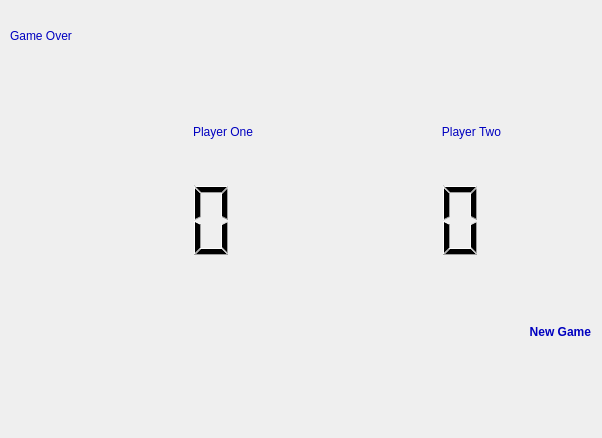
<?xml version="1.0" encoding="UTF-8"?>
<ui version="4.0">
 <class>Qube</class>
 <widget class="QStackedWidget" name="Qube">
  <property name="geometry">
   <rect>
    <x>0</x>
    <y>0</y>
    <width>602</width>
    <height>438</height>
   </rect>
  </property>
  <property name="windowTitle">
   <string>StackedWidget</string>
  </property>
  <property name="styleSheet">
   <string notr="true">QLabel[Ueberschrift=&quot;true&quot;]{
	font-size: 18px;
	font-weight: bold;
	color: #0000C0;}
QLabel{border-radius: 8px;
	color: #0000C0;}
QLabel[isRed=&quot;true&quot;]{background-color: #f44336;}
QLabel[isBlue=&quot;true&quot;]{background-color: #008CBA;}
QLabel[isGreen=&quot;true&quot;]{background-color: #4CAF50;}
QLabel[isYellow=&quot;true&quot;]{background-color: #FFFF66;}
QLCDNumber{border: 8px;}
QPushButton{
	padding:0;
	margin: 0;
	font-size: 14px;
	border: 1px solid #6AA9DD;
	background-color: rgb(158, 184, 243);
	color:rgb(22, 22, 22);
	border-radius: 5px}
QPushButton[Farbe=&quot;Rot&quot;] {background-color:rgb(255, 43, 46)}
QPushButton[Farbe=&quot;Gruen&quot;] {background-color:rgb(42, 103, 41)}
QPushButton[Farbe=&quot;Blau&quot;] {background-color:rgb(43, 110, 255)}
QPushButton[Farbe=&quot;Weiss&quot;] {background-color:rgb(255, 255, 255)}

QLabel[Ueberschrift2]{font-weight:bold}
</string>
  </property>
  <property name="currentIndex">
   <number>4</number>
  </property>
  <widget class="QWidget" name="home_view">
   <widget class="QLabel" name="main_picture">
    <property name="geometry">
     <rect>
      <x>150</x>
      <y>10</y>
      <width>300</width>
      <height>300</height>
     </rect>
    </property>
    <property name="text">
     <string/>
    </property>
    <property name="pixmap">
     <pixmap>pictures/Logo_Qube.png</pixmap>
    </property>
    <property name="alignment">
     <set>Qt::AlignHCenter|Qt::AlignTop</set>
    </property>
   </widget>
   <widget class="QWidget" name="gridLayoutWidget_6">
    <property name="geometry">
     <rect>
      <x>10</x>
      <y>300</y>
      <width>581</width>
      <height>131</height>
     </rect>
    </property>
    <layout class="QGridLayout" name="player_layout_3">
     <item row="0" column="1" colspan="4">
      <widget class="QLabel" name="choose_player_label">
       <property name="styleSheet">
        <string notr="true">font-weight:bold</string>
       </property>
       <property name="text">
        <string>Choose Player</string>
       </property>
       <property name="alignment">
        <set>Qt::AlignCenter</set>
       </property>
      </widget>
     </item>
     <item row="4" column="0">
      <spacer name="horizontalSpacer">
       <property name="orientation">
        <enum>Qt::Horizontal</enum>
       </property>
       <property name="sizeHint" stdset="0">
        <size>
         <width>40</width>
         <height>20</height>
        </size>
       </property>
      </spacer>
     </item>
     <item row="4" column="5">
      <spacer name="horizontalSpacer_2">
       <property name="orientation">
        <enum>Qt::Horizontal</enum>
       </property>
       <property name="sizeHint" stdset="0">
        <size>
         <width>40</width>
         <height>20</height>
        </size>
       </property>
      </spacer>
     </item>
     <item row="4" column="2">
      <widget class="QLabel" name="one_player_label">
       <property name="text">
        <string/>
       </property>
       <property name="pixmap">
        <pixmap>pictures/one_player_2.png</pixmap>
       </property>
      </widget>
     </item>
     <item row="4" column="3">
      <widget class="QLabel" name="two_player_label">
       <property name="text">
        <string/>
       </property>
       <property name="pixmap">
        <pixmap>pictures/two_players_2.png</pixmap>
       </property>
      </widget>
     </item>
    </layout>
   </widget>
  </widget>
  <widget class="QWidget" name="questionary_view">
   <widget class="QWidget" name="gridLayoutWidget">
    <property name="geometry">
     <rect>
      <x>70</x>
      <y>100</y>
      <width>451</width>
      <height>171</height>
     </rect>
    </property>
    <layout class="QGridLayout" name="gridLayout">
     <item row="0" column="0">
      <widget class="QLabel" name="questionary_one_label">
       <property name="styleSheet">
        <string notr="true"/>
       </property>
       <property name="frameShape">
        <enum>QFrame::WinPanel</enum>
       </property>
       <property name="frameShadow">
        <enum>QFrame::Plain</enum>
       </property>
       <property name="text">
        <string>Questionary One</string>
       </property>
       <property name="alignment">
        <set>Qt::AlignCenter</set>
       </property>
       <property name="isRed" stdset="0">
        <bool>true</bool>
       </property>
      </widget>
     </item>
     <item row="2" column="0">
      <widget class="QLabel" name="questionary_two_label">
       <property name="styleSheet">
        <string notr="true"/>
       </property>
       <property name="frameShape">
        <enum>QFrame::WinPanel</enum>
       </property>
       <property name="text">
        <string>Questionary Two</string>
       </property>
       <property name="alignment">
        <set>Qt::AlignCenter</set>
       </property>
       <property name="isGreen" stdset="0">
        <bool>true</bool>
       </property>
      </widget>
     </item>
     <item row="2" column="1">
      <widget class="QLabel" name="questionary_four_label">
       <property name="styleSheet">
        <string notr="true"/>
       </property>
       <property name="frameShape">
        <enum>QFrame::Box</enum>
       </property>
       <property name="text">
        <string>Questionary Four</string>
       </property>
       <property name="alignment">
        <set>Qt::AlignCenter</set>
       </property>
       <property name="isYellow" stdset="0">
        <bool>true</bool>
       </property>
      </widget>
     </item>
     <item row="0" column="1">
      <widget class="QLabel" name="questionary_three_label">
       <property name="styleSheet">
        <string notr="true"/>
       </property>
       <property name="frameShape">
        <enum>QFrame::WinPanel</enum>
       </property>
       <property name="text">
        <string>Questionary Three</string>
       </property>
       <property name="alignment">
        <set>Qt::AlignCenter</set>
       </property>
       <property name="isBlue" stdset="0">
        <bool>true</bool>
       </property>
      </widget>
     </item>
    </layout>
   </widget>
   <widget class="QWidget" name="horizontalLayoutWidget_2">
    <property name="geometry">
     <rect>
      <x>10</x>
      <y>20</y>
      <width>581</width>
      <height>31</height>
     </rect>
    </property>
    <layout class="QHBoxLayout" name="horizontalLayout_4">
     <item>
      <widget class="QLabel" name="questionary_title">
       <property name="text">
        <string>Choose Questionary</string>
       </property>
       <property name="Ueberschrift" stdset="0">
        <bool>true</bool>
       </property>
      </widget>
     </item>
     <item>
      <spacer name="horizontalSpacer_5">
       <property name="orientation">
        <enum>Qt::Horizontal</enum>
       </property>
       <property name="sizeHint" stdset="0">
        <size>
         <width>40</width>
         <height>20</height>
        </size>
       </property>
      </spacer>
     </item>
     <item>
      <widget class="QLabel" name="questionary_page_count_label">
       <property name="styleSheet">
        <string notr="true">font-weight:bold;
font-size:18px;</string>
       </property>
       <property name="text">
        <string>1/4</string>
       </property>
      </widget>
     </item>
    </layout>
   </widget>
   <widget class="QLabel" name="continue_arrow_label">
    <property name="geometry">
     <rect>
      <x>70</x>
      <y>330</y>
      <width>156</width>
      <height>88</height>
     </rect>
    </property>
    <property name="text">
     <string/>
    </property>
    <property name="pixmap">
     <pixmap>../Documents/QTProjects/QubeProject/Qube/Fotos Qube/pfeil_right.png</pixmap>
    </property>
    <property name="alignment">
     <set>Qt::AlignCenter</set>
    </property>
   </widget>
   <widget class="QWidget" name="gridLayoutWidget_7">
    <property name="geometry">
     <rect>
      <x>10</x>
      <y>300</y>
      <width>581</width>
      <height>131</height>
     </rect>
    </property>
    <layout class="QGridLayout" name="player_layout_4">
     <item row="5" column="1">
      <widget class="QLabel" name="questionary_continue_label">
       <property name="autoFillBackground">
        <bool>false</bool>
       </property>
       <property name="text">
        <string/>
       </property>
       <property name="pixmap">
        <pixmap>pictures/btSchwarz_2.png</pixmap>
       </property>
       <property name="scaledContents">
        <bool>false</bool>
       </property>
       <property name="alignment">
        <set>Qt::AlignRight|Qt::AlignTrailing|Qt::AlignVCenter</set>
       </property>
      </widget>
     </item>
     <item row="3" column="1">
      <widget class="QLabel" name="label_46">
       <property name="font">
        <font>
         <weight>75</weight>
         <bold>true</bold>
        </font>
       </property>
       <property name="styleSheet">
        <string notr="true"/>
       </property>
       <property name="text">
        <string>Continue</string>
       </property>
       <property name="alignment">
        <set>Qt::AlignCenter</set>
       </property>
      </widget>
     </item>
     <item row="3" column="0">
      <spacer name="horizontalSpacer_9">
       <property name="orientation">
        <enum>Qt::Horizontal</enum>
       </property>
       <property name="sizeHint" stdset="0">
        <size>
         <width>40</width>
         <height>20</height>
        </size>
       </property>
      </spacer>
     </item>
    </layout>
   </widget>
  </widget>
  <widget class="QWidget" name="introduction_view">
   <widget class="QWidget" name="gridLayoutWidget_8">
    <property name="geometry">
     <rect>
      <x>10</x>
      <y>280</y>
      <width>581</width>
      <height>157</height>
     </rect>
    </property>
    <layout class="QGridLayout" name="player_layout_5">
     <item row="8" column="1">
      <widget class="QLabel" name="introduction_continue_label">
       <property name="autoFillBackground">
        <bool>false</bool>
       </property>
       <property name="text">
        <string/>
       </property>
       <property name="pixmap">
        <pixmap>pictures/btSchwarz_2.png</pixmap>
       </property>
       <property name="scaledContents">
        <bool>false</bool>
       </property>
       <property name="alignment">
        <set>Qt::AlignRight|Qt::AlignTrailing|Qt::AlignVCenter</set>
       </property>
      </widget>
     </item>
     <item row="3" column="1">
      <widget class="QLabel" name="label_98">
       <property name="font">
        <font>
         <weight>75</weight>
         <bold>true</bold>
        </font>
       </property>
       <property name="styleSheet">
        <string notr="true"/>
       </property>
       <property name="text">
        <string>Continue</string>
       </property>
       <property name="alignment">
        <set>Qt::AlignCenter</set>
       </property>
      </widget>
     </item>
     <item row="3" column="0">
      <spacer name="horizontalSpacer_10">
       <property name="orientation">
        <enum>Qt::Horizontal</enum>
       </property>
       <property name="sizeHint" stdset="0">
        <size>
         <width>40</width>
         <height>20</height>
        </size>
       </property>
      </spacer>
     </item>
    </layout>
   </widget>
   <widget class="QWidget" name="layoutWidget">
    <property name="geometry">
     <rect>
      <x>10</x>
      <y>20</y>
      <width>370</width>
      <height>236</height>
     </rect>
    </property>
    <layout class="QVBoxLayout" name="verticalLayout_3">
     <item>
      <layout class="QHBoxLayout" name="horizontalLayout_5">
       <item>
        <widget class="QLabel" name="introduction_title_label">
         <property name="text">
          <string>Get Ready...</string>
         </property>
         <property name="Ueberschrift" stdset="0">
          <bool>true</bool>
         </property>
        </widget>
       </item>
       <item>
        <spacer name="horizontalSpacer_3">
         <property name="orientation">
          <enum>Qt::Horizontal</enum>
         </property>
         <property name="sizeHint" stdset="0">
          <size>
           <width>40</width>
           <height>20</height>
          </size>
         </property>
        </spacer>
       </item>
      </layout>
     </item>
     <item>
      <spacer name="verticalSpacer_3">
       <property name="orientation">
        <enum>Qt::Vertical</enum>
       </property>
       <property name="sizeHint" stdset="0">
        <size>
         <width>20</width>
         <height>40</height>
        </size>
       </property>
      </spacer>
     </item>
     <item>
      <spacer name="verticalSpacer_2">
       <property name="orientation">
        <enum>Qt::Vertical</enum>
       </property>
       <property name="sizeHint" stdset="0">
        <size>
         <width>20</width>
         <height>40</height>
        </size>
       </property>
      </spacer>
     </item>
     <item>
      <spacer name="verticalSpacer">
       <property name="orientation">
        <enum>Qt::Vertical</enum>
       </property>
       <property name="sizeHint" stdset="0">
        <size>
         <width>20</width>
         <height>40</height>
        </size>
       </property>
      </spacer>
     </item>
     <item>
      <layout class="QVBoxLayout" name="verticalLayout_2">
       <item>
        <widget class="QLabel" name="label">
         <property name="text">
          <string>1. Read Question.</string>
         </property>
        </widget>
       </item>
       <item>
        <widget class="QLabel" name="label_2">
         <property name="text">
          <string>2. Press Buzzer.</string>
         </property>
        </widget>
       </item>
       <item>
        <widget class="QLabel" name="label_4">
         <property name="text">
          <string>3. You have 3 sec for answering.</string>
         </property>
        </widget>
       </item>
       <item>
        <widget class="QLabel" name="label_3">
         <property name="text">
          <string>4. To answer use one of the Buttons shown next.</string>
         </property>
        </widget>
       </item>
       <item>
        <widget class="QLabel" name="label_9">
         <property name="text">
          <string>5. For correct answer you get 1 point.</string>
         </property>
        </widget>
       </item>
       <item>
        <widget class="QLabel" name="label_10">
         <property name="text">
          <string>6.Answering wrong your adversary's turn.</string>
         </property>
        </widget>
       </item>
      </layout>
     </item>
    </layout>
   </widget>
   <widget class="QWidget" name="layoutWidget">
    <property name="geometry">
     <rect>
      <x>380</x>
      <y>90</y>
      <width>271</width>
      <height>171</height>
     </rect>
    </property>
    <layout class="QVBoxLayout" name="verticalLayout">
     <item>
      <layout class="QHBoxLayout" name="horizontalLayout">
       <item>
        <widget class="QLabel" name="label_7">
         <property name="text">
          <string/>
         </property>
         <property name="pixmap">
          <pixmap>pictures/btRot.png</pixmap>
         </property>
        </widget>
       </item>
       <item>
        <widget class="QLabel" name="label_8">
         <property name="text">
          <string/>
         </property>
         <property name="pixmap">
          <pixmap>pictures/btBlau.png</pixmap>
         </property>
        </widget>
       </item>
      </layout>
     </item>
     <item>
      <layout class="QHBoxLayout" name="horizontalLayout_2">
       <item>
        <widget class="QLabel" name="label_5">
         <property name="text">
          <string/>
         </property>
         <property name="pixmap">
          <pixmap>pictures/btGruen.png</pixmap>
         </property>
        </widget>
       </item>
       <item>
        <widget class="QLabel" name="label_6">
         <property name="text">
          <string/>
         </property>
         <property name="pixmap">
          <pixmap>pictures/btGelb.png</pixmap>
         </property>
        </widget>
       </item>
      </layout>
     </item>
    </layout>
   </widget>
  </widget>
  <widget class="QWidget" name="question_view">
   <widget class="QWidget" name="gridLayoutWidget_3">
    <property name="geometry">
     <rect>
      <x>60</x>
      <y>120</y>
      <width>481</width>
      <height>151</height>
     </rect>
    </property>
    <layout class="QGridLayout" name="answer_grid_layout">
     <item row="0" column="1">
      <widget class="QLabel" name="blue_answer_label">
       <property name="styleSheet">
        <string notr="true"/>
       </property>
       <property name="frameShape">
        <enum>QFrame::WinPanel</enum>
       </property>
       <property name="lineWidth">
        <number>1</number>
       </property>
       <property name="text">
        <string>Anwer 3</string>
       </property>
       <property name="textFormat">
        <enum>Qt::AutoText</enum>
       </property>
       <property name="scaledContents">
        <bool>true</bool>
       </property>
       <property name="alignment">
        <set>Qt::AlignCenter</set>
       </property>
       <property name="wordWrap">
        <bool>true</bool>
       </property>
       <property name="isBlue" stdset="0">
        <bool>true</bool>
       </property>
      </widget>
     </item>
     <item row="1" column="1">
      <widget class="QLabel" name="yellow_answer_label">
       <property name="styleSheet">
        <string notr="true"/>
       </property>
       <property name="frameShape">
        <enum>QFrame::Box</enum>
       </property>
       <property name="text">
        <string>Anwer 4</string>
       </property>
       <property name="scaledContents">
        <bool>true</bool>
       </property>
       <property name="alignment">
        <set>Qt::AlignCenter</set>
       </property>
       <property name="isYellow" stdset="0">
        <bool>true</bool>
       </property>
      </widget>
     </item>
     <item row="1" column="0">
      <widget class="QLabel" name="green_answer_label">
       <property name="styleSheet">
        <string notr="true"/>
       </property>
       <property name="frameShape">
        <enum>QFrame::WinPanel</enum>
       </property>
       <property name="text">
        <string>Anwer 4</string>
       </property>
       <property name="alignment">
        <set>Qt::AlignCenter</set>
       </property>
       <property name="isGreen" stdset="0">
        <bool>true</bool>
       </property>
      </widget>
     </item>
     <item row="0" column="0">
      <widget class="QLabel" name="red_answer_label">
       <property name="styleSheet">
        <string notr="true"/>
       </property>
       <property name="frameShape">
        <enum>QFrame::WinPanel</enum>
       </property>
       <property name="frameShadow">
        <enum>QFrame::Plain</enum>
       </property>
       <property name="text">
        <string>Anwer 1</string>
       </property>
       <property name="alignment">
        <set>Qt::AlignCenter</set>
       </property>
       <property name="wordWrap">
        <bool>true</bool>
       </property>
       <property name="isRed" stdset="0">
        <bool>true</bool>
       </property>
      </widget>
     </item>
    </layout>
   </widget>
   <widget class="QWidget" name="gridLayoutWidget_4">
    <property name="geometry">
     <rect>
      <x>10</x>
      <y>300</y>
      <width>581</width>
      <height>131</height>
     </rect>
    </property>
    <layout class="QGridLayout" name="player_layout">
     <item row="5" column="2">
      <widget class="QLabel" name="next_question_label">
       <property name="autoFillBackground">
        <bool>false</bool>
       </property>
       <property name="text">
        <string/>
       </property>
       <property name="pixmap">
        <pixmap>pictures/btSchwarz_2.png</pixmap>
       </property>
       <property name="scaledContents">
        <bool>false</bool>
       </property>
       <property name="alignment">
        <set>Qt::AlignRight|Qt::AlignTrailing|Qt::AlignVCenter</set>
       </property>
       <property name="margin">
        <number>0</number>
       </property>
       <property name="indent">
        <number>-1</number>
       </property>
      </widget>
     </item>
     <item row="3" column="0">
      <widget class="QLabel" name="player_one_label">
       <property name="text">
        <string>Player One</string>
       </property>
       <property name="alignment">
        <set>Qt::AlignRight|Qt::AlignTrailing|Qt::AlignVCenter</set>
       </property>
      </widget>
     </item>
     <item row="3" column="1">
      <widget class="QLabel" name="player_two_label">
       <property name="text">
        <string>Player Two</string>
       </property>
       <property name="alignment">
        <set>Qt::AlignRight|Qt::AlignTrailing|Qt::AlignVCenter</set>
       </property>
      </widget>
     </item>
     <item row="5" column="1">
      <widget class="QLCDNumber" name="player_two_lcd">
       <property name="smallDecimalPoint">
        <bool>false</bool>
       </property>
       <property name="segmentStyle">
        <enum>QLCDNumber::Flat</enum>
       </property>
      </widget>
     </item>
     <item row="3" column="2">
      <widget class="QLabel" name="next_question_text_label">
       <property name="font">
        <font>
         <weight>75</weight>
         <bold>true</bold>
        </font>
       </property>
       <property name="text">
        <string>Next Question</string>
       </property>
       <property name="alignment">
        <set>Qt::AlignRight|Qt::AlignTrailing|Qt::AlignVCenter</set>
       </property>
      </widget>
     </item>
     <item row="5" column="0">
      <widget class="QLCDNumber" name="player_one_lcd">
       <property name="styleSheet">
        <string notr="true"/>
       </property>
       <property name="frameShape">
        <enum>QFrame::Box</enum>
       </property>
       <property name="segmentStyle">
        <enum>QLCDNumber::Flat</enum>
       </property>
       <property name="value" stdset="0">
        <double>0.000000000000000</double>
       </property>
      </widget>
     </item>
    </layout>
   </widget>
   <widget class="QWidget" name="horizontalLayoutWidget_4">
    <property name="geometry">
     <rect>
      <x>10</x>
      <y>20</y>
      <width>581</width>
      <height>31</height>
     </rect>
    </property>
    <layout class="QHBoxLayout" name="horizontalLayout_6">
     <item>
      <spacer name="horizontalSpacer_7">
       <property name="orientation">
        <enum>Qt::Horizontal</enum>
       </property>
       <property name="sizeHint" stdset="0">
        <size>
         <width>40</width>
         <height>20</height>
        </size>
       </property>
      </spacer>
     </item>
     <item>
      <widget class="QLabel" name="question_title_label">
       <property name="text">
        <string>Question</string>
       </property>
       <property name="Ueberschrift" stdset="0">
        <bool>true</bool>
       </property>
      </widget>
     </item>
     <item>
      <spacer name="horizontalSpacer_6">
       <property name="orientation">
        <enum>Qt::Horizontal</enum>
       </property>
       <property name="sizeHint" stdset="0">
        <size>
         <width>40</width>
         <height>20</height>
        </size>
       </property>
      </spacer>
     </item>
    </layout>
   </widget>
  </widget>
  <widget class="QWidget" name="end_view">
   <widget class="QWidget" name="gridLayoutWidget_5">
    <property name="geometry">
     <rect>
      <x>10</x>
      <y>300</y>
      <width>581</width>
      <height>131</height>
     </rect>
    </property>
    <layout class="QGridLayout" name="player_layout_2">
     <item row="5" column="1">
      <widget class="QLabel" name="new_game_label">
       <property name="autoFillBackground">
        <bool>false</bool>
       </property>
       <property name="text">
        <string/>
       </property>
       <property name="pixmap">
        <pixmap>pictures/btSchwarz_2.png</pixmap>
       </property>
       <property name="scaledContents">
        <bool>false</bool>
       </property>
       <property name="alignment">
        <set>Qt::AlignRight|Qt::AlignTrailing|Qt::AlignVCenter</set>
       </property>
      </widget>
     </item>
     <item row="3" column="1">
      <widget class="QLabel" name="label_234">
       <property name="font">
        <font>
         <weight>75</weight>
         <bold>true</bold>
        </font>
       </property>
       <property name="styleSheet">
        <string notr="true"/>
       </property>
       <property name="text">
        <string>New Game</string>
       </property>
       <property name="alignment">
        <set>Qt::AlignRight|Qt::AlignTrailing|Qt::AlignVCenter</set>
       </property>
      </widget>
     </item>
     <item row="3" column="0">
      <spacer name="horizontalSpacer_8">
       <property name="orientation">
        <enum>Qt::Horizontal</enum>
       </property>
       <property name="sizeHint" stdset="0">
        <size>
         <width>40</width>
         <height>20</height>
        </size>
       </property>
      </spacer>
     </item>
    </layout>
   </widget>
   <widget class="QWidget" name="horizontalLayoutWidget_5">
    <property name="geometry">
     <rect>
      <x>10</x>
      <y>20</y>
      <width>581</width>
      <height>31</height>
     </rect>
    </property>
    <layout class="QHBoxLayout" name="horizontalLayout_7">
     <item>
      <widget class="QLabel" name="end_title_label">
       <property name="text">
        <string>Game Over</string>
       </property>
       <property name="Ueberschrift" stdset="0">
        <bool>true</bool>
       </property>
      </widget>
     </item>
     <item>
      <spacer name="horizontalSpacer_12">
       <property name="orientation">
        <enum>Qt::Horizontal</enum>
       </property>
       <property name="sizeHint" stdset="0">
        <size>
         <width>40</width>
         <height>20</height>
        </size>
       </property>
      </spacer>
     </item>
    </layout>
   </widget>
   <widget class="QWidget" name="gridLayoutWidget_2">
    <property name="geometry">
     <rect>
      <x>10</x>
      <y>90</y>
      <width>491</width>
      <height>171</height>
     </rect>
    </property>
    <layout class="QGridLayout" name="gridLayout_2">
     <item row="1" column="1">
      <widget class="QLabel" name="end_player_two_label">
       <property name="text">
        <string>Player Two</string>
       </property>
       <property name="alignment">
        <set>Qt::AlignRight|Qt::AlignTrailing|Qt::AlignVCenter</set>
       </property>
      </widget>
     </item>
     <item row="2" column="0">
      <widget class="QLCDNumber" name="end_player_one_lcd"/>
     </item>
     <item row="1" column="0">
      <widget class="QLabel" name="end_player_one_label">
       <property name="text">
        <string>Player One</string>
       </property>
       <property name="alignment">
        <set>Qt::AlignRight|Qt::AlignTrailing|Qt::AlignVCenter</set>
       </property>
      </widget>
     </item>
     <item row="2" column="1">
      <widget class="QLCDNumber" name="end_player_two_lcd"/>
     </item>
    </layout>
   </widget>
  </widget>
 </widget>
 <resources/>
 <connections/>
</ui>
